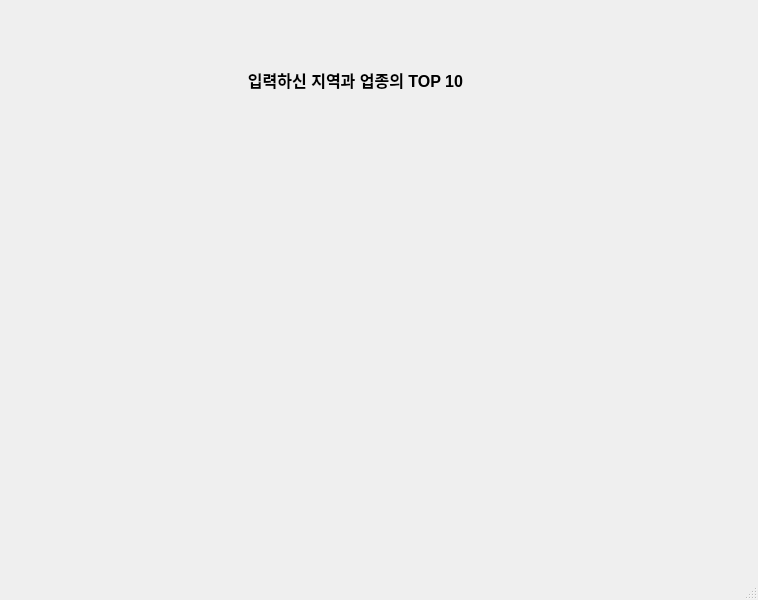
<?xml version="1.0" encoding="UTF-8"?>
<ui version="4.0">
 <class>MainWindow</class>
 <widget class="QMainWindow" name="MainWindow">
  <property name="geometry">
   <rect>
    <x>0</x>
    <y>0</y>
    <width>758</width>
    <height>600</height>
   </rect>
  </property>
  <property name="windowTitle">
   <string>MainWindow</string>
  </property>
  <widget class="QWidget" name="centralwidget">
   <widget class="QLabel" name="label">
    <property name="geometry">
     <rect>
      <x>30</x>
      <y>120</y>
      <width>751</width>
      <height>231</height>
     </rect>
    </property>
    <property name="text">
     <string>&lt;html&gt;&lt;head/&gt;&lt;body&gt;&lt;p align=&quot;center&quot;&gt;&lt;br/&gt;&lt;/p&gt;&lt;/body&gt;&lt;/html&gt;</string>
    </property>
   </widget>
   <widget class="QLabel" name="title">
    <property name="geometry">
     <rect>
      <x>40</x>
      <y>30</y>
      <width>631</width>
      <height>101</height>
     </rect>
    </property>
    <property name="text">
     <string>&lt;html&gt;&lt;head/&gt;&lt;body&gt;&lt;p align=&quot;center&quot;&gt;&lt;span style=&quot; font-size:12pt; font-weight:600;&quot;&gt;입력하신 지역과 업종의 TOP 10&lt;/span&gt;&lt;/p&gt;&lt;/body&gt;&lt;/html&gt;</string>
    </property>
   </widget>
  </widget>
  <widget class="QMenuBar" name="menubar">
   <property name="geometry">
    <rect>
     <x>0</x>
     <y>0</y>
     <width>758</width>
     <height>18</height>
    </rect>
   </property>
  </widget>
  <widget class="QStatusBar" name="statusbar"/>
 </widget>
 <resources/>
 <connections/>
</ui>
